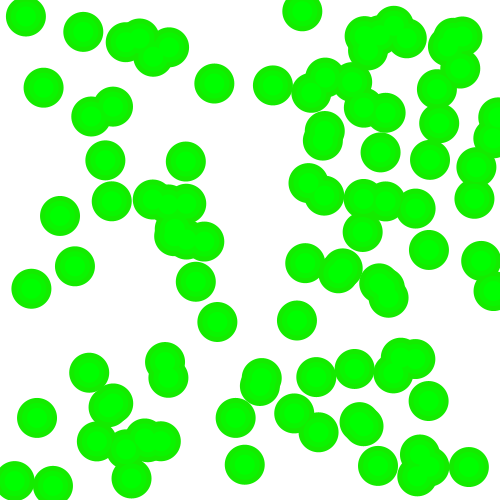
Frame 1 (no input)
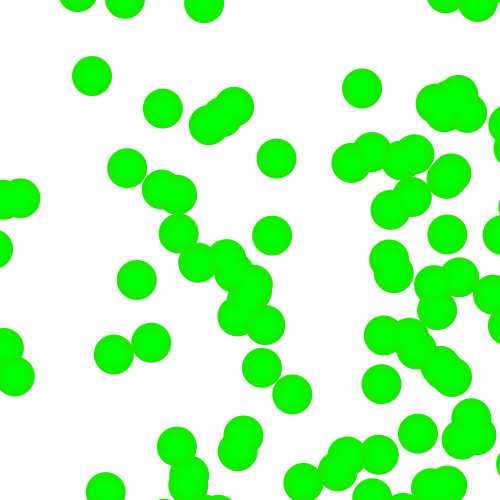
Frame 60 (the mouse pressed at the canvas centre just before this capture)
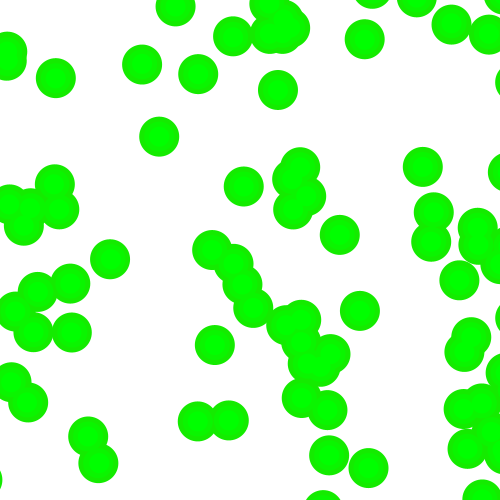
Frame 120 (the mouse held since frame 60 and released just before this capture)

The Processing sketch that drew these frames (run headless with seeded random() and noise(); from frame 60 on, the mouse is pressed at the canvas centre):

// Processing sketch: rings1
// ── rings1.pde
int rings = 100;
int layers = 3;
Ring [][] ring;
void setup() {
  size(500,500);
  ring = new Ring[layers][rings];
  for (int i = 0; i < ring[0].length; i++) {  
    float tempxp = random(width);
    float tempyp = random(height);
    float tempxv = random(1,1.5);
    float tempyv = random(1,1.5);
    for(int j = 0; j < ring.length; j++){
  ring[j][i] = new Ring(tempxp, tempyp, tempxv, tempyv, 20+(j*10), j);
    }
  }
  smooth();
}  

void draw() {
  background(255);
  for(int i = ring.length-1; i > -1; i--){
    for(int j = 0; j < ring[i].length; j++){
  ring[i][j].drive();
  ring[i][j].draw();
    }
  }
}

class Ring{
  float xpos,ypos,xvel,yvel,xsize,ysize,layer;
  Ring(float xp, float yp, float velx, float vely, float size, float layer) {
    xpos = xp;
    ypos = yp;
    xvel = velx;
    yvel = vely;
    xsize = size;
    ysize = xsize;
    this.layer = layer;
  }
  void draw () {
    ellipseMode(CENTER);
    // fill(0,100,255);
    fill(layer*10,255-layer*10,0);
    noStroke();
    ellipse(xpos, ypos, xsize, ysize);
  } 
  void drive () {
    xpos = xpos + xvel;
    if (xpos > width + xsize) {  
  xpos = -xsize-20+(layer*20);
    }
    ypos = ypos + yvel;
    if (ypos > width + ysize) {  
  ypos = -ysize-20+(layer*20);
    }
  }
}
 
